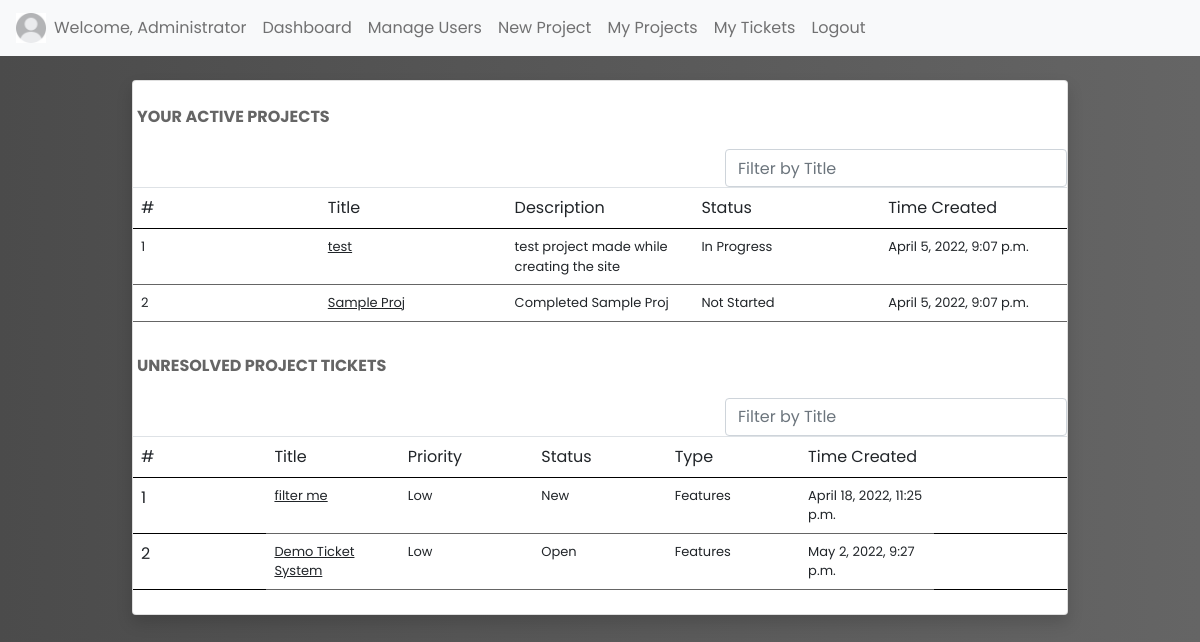
/ (signed in), run on an earlier commit of the app's database.
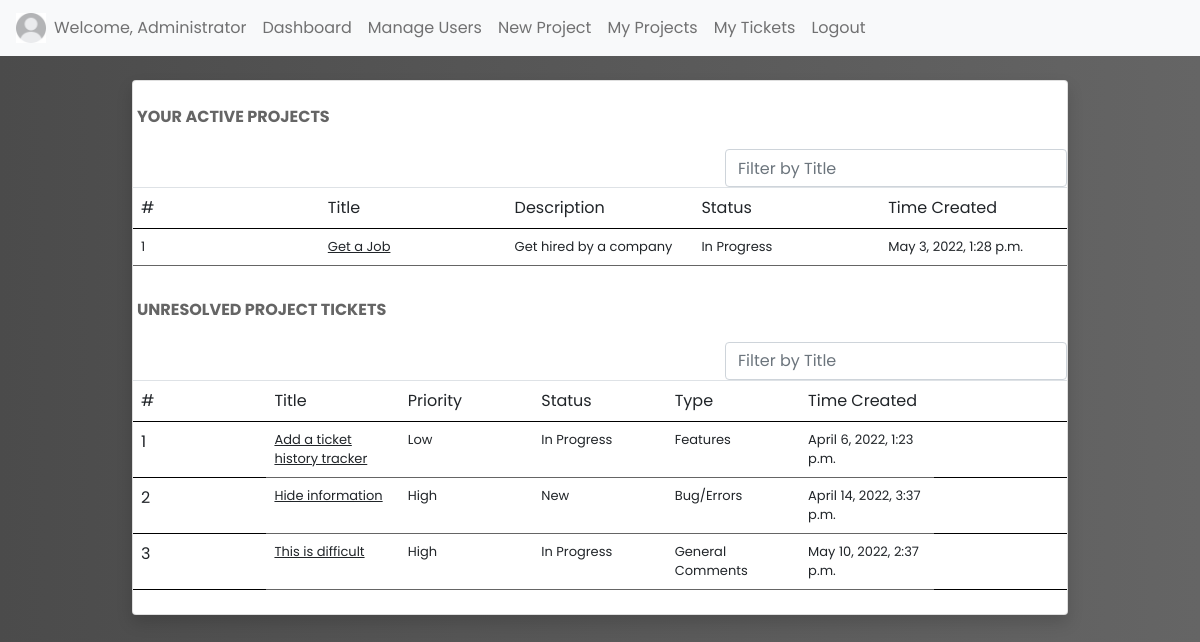
And on a later commit of the database.
### trackersite/models.py (models this page shows)
class Project(models.Model):
    title = models.CharField(max_length=30)
    desc = models.TextField(max_length=600)
    class Status(models.TextChoices):
        NOT = "Not Started",
        PRGRS = "In Progress",
        CMPLTE = "Complete",
    status = models.CharField(max_length=11, choices=Status.choices, default=Status.NOT)
    manager = models.ForeignKey(User, on_delete=models.SET_NULL, related_name="project_manager", null=True)
    creator = models.ForeignKey(User, on_delete=models.SET_NULL, null=True)
    time_created = models.DateTimeField(auto_now_add=True)

class Ticket(models.Model):
    project = models.ForeignKey(Project, on_delete=models.CASCADE)
    title = models.CharField(max_length=30)
    submitter = models.ForeignKey(User, on_delete=models.CASCADE)
    desc = models.TextField(max_length=400)
    class Priority(models.TextChoices):
        LOW = "Low",
        MEDIUM = "Medium",
        HIGH = "High",
        URGENT = "Urgent",
    priority = models.CharField(max_length=6, choices=Priority.choices, default=Priority.LOW)
    class Status(models.TextChoices):
        NEW = "New",
        OPEN = "Open",
        RSLVD = "Resolved",
        PRGRS = "In Progress",
    status = models.CharField(max_length=11, choices=Status.choices, default=Status.NEW)
    timestamp = models.DateTimeField(auto_now_add=True)
    class Types(models.TextChoices):
        BUGS = "Bug/Errors",
        FEAT = "Features",
        COMM = "General Comments",
    type = models.CharField(max_length=16, choices=Types.choices, default=Types.BUGS)
    assigned_to = models.ForeignKey(User, on_delete=models.SET_NULL, null=True, related_name="assigned_user")

### trackersite/views.py (the view)
# urls.py: path("", views.index, name="index"),
@login_required
def index(request):
    projects = models.Project.objects.filter(Q(id__in=
        models.Team.objects.filter(member_id = request.user.id).values_list('project_id')) & Q(status__in= ["In Progress", "Not Started"])).order_by('time_created')
    list = models.Team.objects.filter(member_id = request.user.id).values_list('project_id')
    tickets = models.Ticket.objects.filter(Q(project_id__in= list) & Q(status__in= ["New", "Open", "In Progress"])).order_by('project_id')
    return render(request, "trackersite/index.html", {
        "projects": projects, "tickets":tickets
    })

### trackersite/templates/trackersite/index.html (shortened to what the changed rows need)
{% extends 'trackersite/layout.html' %}
{% block body %}
<div class="wrapper">
    <div id="content-wrapper" class="d-flex flex-column">
        <div id="content">
            <div class="container-fluid">
                <div class="row">
                    <div class="col-md-6 col-xl-3 mb-4" style="width: 80%; margin: 0 auto;">
                        <div class="card shadow border-start-primary py-2">
                            <div>
                                <table class="table projects">
                                    <tbody>
                                        <tr>
                                            <th scope="col">#</th>
                                            <th scope="col">Title</th>
                                            <th scope="col">Description</th>
                                            <th scope="col">Status</th>
                                            <th scope="col">Time Created</th>
                                        </tr>
                                        {% for project in projects %}
                                        <tr>
                                            <td>{{ forloop.counter }}</td>
                                            <td><a class="titles1 hlink" href="{% url 'manage_project' project.title %}">{{project.title}}</a></td>
                                            <td>{{project.desc}}</td>
                                            <td>{{project.status}}</td>
                                            <td>{{project.time_created}}</td>
                                        </tr>
                                        {% endfor %}
                                        </tbody>
                                </table>
                            </div>
                            <div>
                                <table class="table projects">
                                    <tbody>
                                        <tr>
                                            <th scope="col">#</th>
                                            <th scope="col">Title</th>
                                            <th scope="col">Priority</th>
                                            <th scope="col">Status</th>
                                            <th scope="col">Type</th>
                                            <th scope="col">Time Created</th>
                                            <th scope="col"></th>
                                        </tr>
                                        {% for ticket in tickets %}
                                        <tr>
                                            <th scope="row">{{ forloop.counter }}</th>
                                            <td><a class="titles2 hlink" href="{% url 'load_ticket' ticket.id %}">{{ticket.title}}</a></td>
                                            <td>{{ticket.priority}}</td>
                                            <td>{{ticket.status}}</td>
                                            <td>{{ticket.type}}</td>
                                            <td>{{ticket.timestamp}}</td>
                                        </tr>
                                        {% endfor %}
                                        </tbody>
                                </table>
                            </div>
                        </div>
                    </div>
                </div>
            </div>
        </div>
    </div>
</div>
{% endblock %}

What changed in the data, as far as the page shows it:
removed Project: title "test", desc "test project made while creating the site", status "In Progress", time_created "April 5, 2022, 9:07 p.m."
removed Project: title "Sample Proj", desc "Completed Sample Proj", status "Not Started", time_created "April 5, 2022, 9:07 p.m."
removed Ticket: title "filter me", priority "Low", status "New", type "Features", timestamp "April 18, 2022, 11:25 p.m."
removed Ticket: title "Demo Ticket System", priority "Low", status "Open", type "Features", timestamp "May 2, 2022, 9:27 p.m."
added Project: title "Get a Job", desc "Get hired by a company", status "In Progress", time_created "May 3, 2022, 1:28 p.m."
added Ticket: title "Add a ticket history tracker", priority "Low", status "In Progress", type "Features", timestamp "April 6, 2022, 1:23 p.m."
added Ticket: title "Hide information", priority "High", status "New", type "Bug/Errors", timestamp "April 14, 2022, 3:37 p.m."
added Ticket: title "This is difficult", priority "High", status "In Progress", type "General Comments", timestamp "May 10, 2022, 2:37 p.m."
